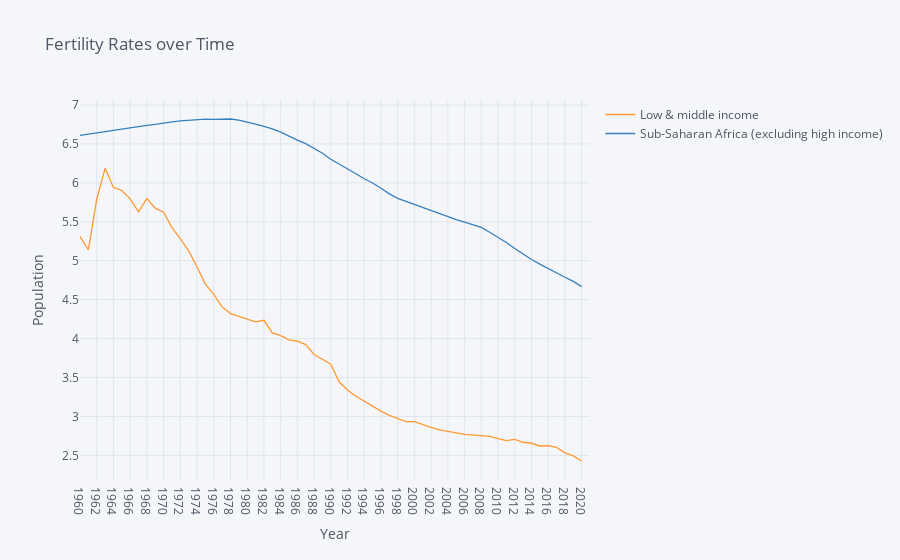

The notebook cell this image was saved under:
### Code cell
Fert_Var = {"SP.DYN.TFRT.IN": "Fertility Rate"}
countries = {"SSA":"Sub-Saharan Africa (excluding high income)",
              "LMY":"Low & middle income"}
SSA_Fert = wbdata.get_dataframe(Fert_Var, country=countries).squeeze()
SSA_Fert = SSA_Fert.unstack('country')
SSA_Fert.iplot(title="Fertility Rates over Time",xTitle='Year',yTitle='Population')

### Figure 1 — Plotly figure (JSON) as saved in the notebook; plotly's stock layout.template omitted (floating-point values rounded to 4 significant figures)
{"data": [{"line": {"color": "rgba(255, 153, 51, 1.0)", "dash": "solid", "shape": "linear", "width": 1.3}, "mode": "lines", "name": "Low & middle income", "text": "", "type": "scatter", "x": ["1960", "1961", "1962", "1963", "1964", "1965", "1966", "1967", "1968", "1969", "1970", "1971", "1972", "1973", "1974", "1975", "1976", "1977", "1978", "1979", "1980", "1981", "1982", "1983", "1984", "1985", "1986", "1987", "1988", "1989", "1990", "1991", "1992", "1993", "1994", "1995", "1996", "1997", "1998", "1999", "2000", "2001", "2002", "2003", "2004", "2005", "2006", "2007", "2008", "2009", "2010", "2011", "2012", "2013", "2014", "2015", "2016", "2017", "2018", "2019", "2020", "2021"], "y": [5.312, 5.138, 5.79, 6.187, 5.941, 5.903, 5.795, 5.628, 5.797, 5.675, 5.624, 5.425, 5.281, 5.126, 4.921, 4.7, 4.569, 4.407, 4.322, 4.288, 4.249, 4.215, 4.235, 4.074, 4.039, 3.985, 3.966, 3.923, 3.796, 3.73, 3.67, 3.442, 3.339, 3.258, 3.192, 3.128, 3.069, 3.013, 2.971, 2.935, 2.933, 2.892, 2.859, 2.827, 2.812, 2.788, 2.768, 2.761, 2.757, 2.744, 2.714, 2.691, 2.706, 2.668, 2.655, 2.62, 2.624, 2.602, 2.533, 2.493, 2.428, ""]}, {"line": {"color": "rgba(55, 128, 191, 1.0)", "dash": "solid", "shape": "linear", "width": 1.3}, "mode": "lines", "name": "Sub-Saharan Africa (excluding high income)", "text": "", "type": "scatter", "x": ["1960", "1961", "1962", "1963", "1964", "1965", "1966", "1967", "1968", "1969", "1970", "1971", "1972", "1973", "1974", "1975", "1976", "1977", "1978", "1979", "1980", "1981", "1982", "1983", "1984", "1985", "1986", "1987", "1988", "1989", "1990", "1991", "1992", "1993", "1994", "1995", "1996", "1997", "1998", "1999", "2000", "2001", "2002", "2003", "2004", "2005", "2006", "2007", "2008", "2009", "2010", "2011", "2012", "2013", "2014", "2015", "2016", "2017", "2018", "2019", "2020", "2021"], "y": [6.609, 6.626, 6.646, 6.662, 6.676, 6.69, 6.707, 6.722, 6.738, 6.751, 6.763, 6.784, 6.797, 6.804, 6.813, 6.82, 6.817, 6.82, 6.821, 6.805, 6.783, 6.756, 6.726, 6.695, 6.651, 6.598, 6.55, 6.505, 6.444, 6.382, 6.304, 6.245, 6.182, 6.117, 6.054, 5.998, 5.93, 5.86, 5.802, 5.763, 5.722, 5.686, 5.644, 5.6, 5.56, 5.529, 5.498, 5.46, 5.429, 5.367, 5.302, 5.234, 5.157, 5.085, 5.016, 4.957, 4.897, 4.841, 4.788, 4.734, 4.667, ""]}], "layout": {"legend": {"bgcolor": "#F5F6F9", "font": {"color": "#4D5663"}}, "paper_bgcolor": "#F5F6F9", "plot_bgcolor": "#F5F6F9", "title": {"font": {"color": "#4D5663"}, "text": "Fertility Rates over Time"}, "xaxis": {"gridcolor": "#E1E5ED", "showgrid": true, "tickfont": {"color": "#4D5663"}, "title": {"font": {"color": "#4D5663"}, "text": "Year"}, "zerolinecolor": "#E1E5ED"}, "yaxis": {"gridcolor": "#E1E5ED", "showgrid": true, "tickfont": {"color": "#4D5663"}, "title": {"font": {"color": "#4D5663"}, "text": "Population"}, "zerolinecolor": "#E1E5ED"}}}
